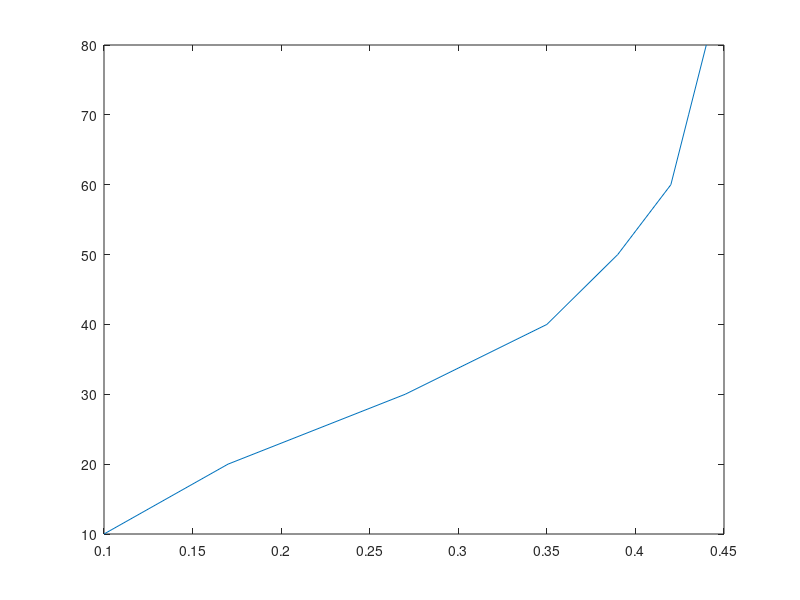

The MATLAB script that drew this image: (Note: this script raises an error after producing the figure.)
% soal 4
X = [0.10 0.17 0.27 0.35 0.39 0.42 0.43 0.44];
F = [10 20 30 40 50 60 70 80];

plot(X, F);

% least square hanya berlaku di rentang 0.1<=x<=0.35
N = 4;
x1 = X(1:N);
y1 = F(1:N);

K1 = leastsquare(x1, y1, N)

% least square pada semua rentang
N = length(X);
x2 = X(1:N);
y2 = F(1:N);

K2 = leastsquare(x2, y2, N)